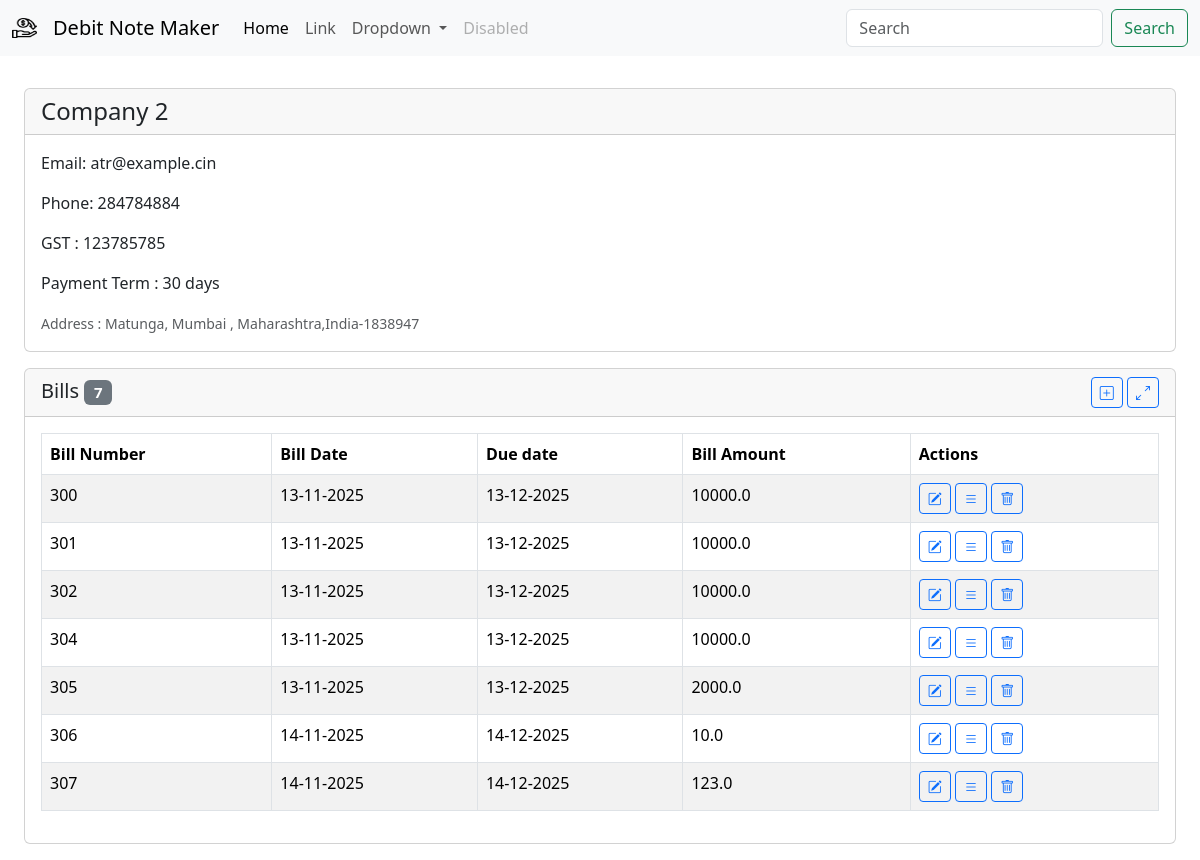
/party/2, run on an earlier commit of the app's database.
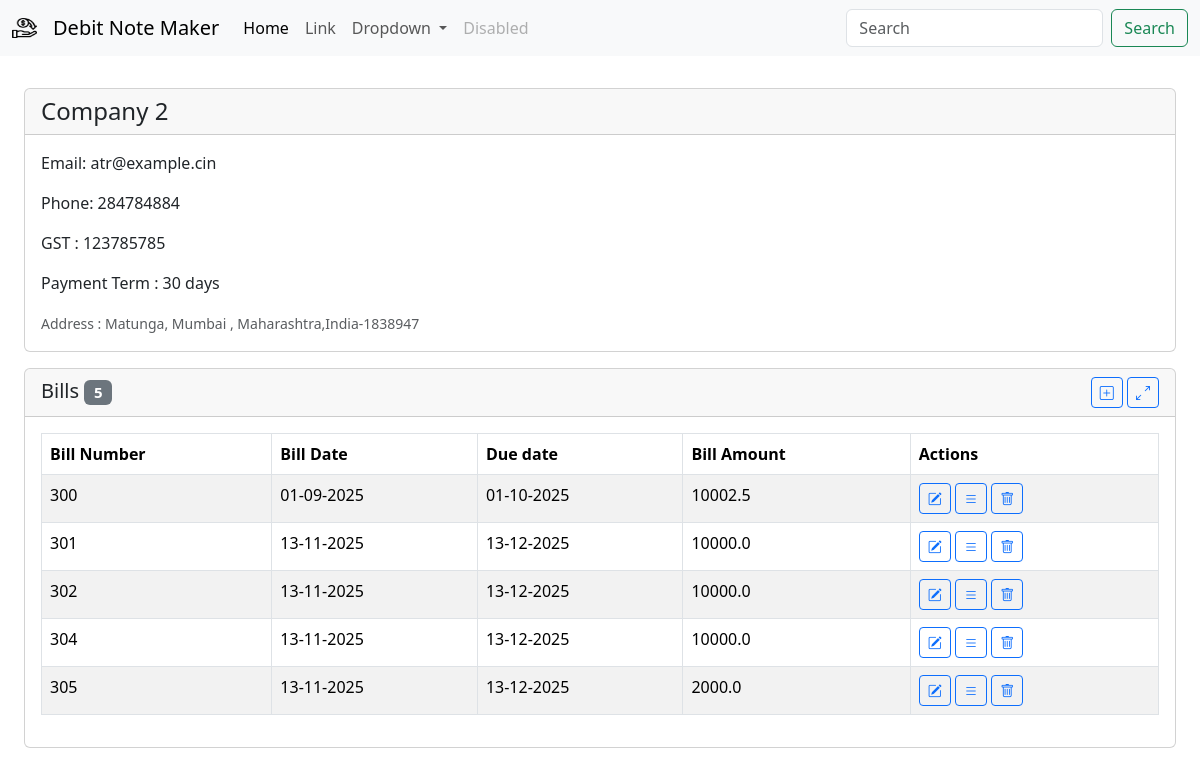
And on a later commit of the database.
### db/models/bill.py (models this page shows, shortened)
class Bill(Base):
    id = Column(Integer, primary_key=True, index=True)
    bill_number = Column(Integer,unique=True,nullable=False)
    amount = Column(Float, nullable=False)
    bill_date = Column(DateTime, nullable=False)
    company_id = Column(Integer, ForeignKey("companies.id"))
    company = relationship("Company", back_populates="bills")
    transactions = relationship("Transaction", back_populates="bill", cascade="all, delete-orphan")

### app/v1/company.py (the view)
@router.get("/party/{company_id}")
def company_detail(request: Request,company_id:int, db=Depends(get_db)):
    company =company_api.get_company(id=company_id, db=db)
    bills = [
        BillShow.model_validate(bill).model_dump()
        for bill in company.bills
    ]
    bills = sorted(bills, key=lambda bill: bill['bill_date'] or datetime.min)
    context = {"request": request,"company":company,"bills":bills}
    return templates.TemplateResponse("company/company_detail.html",context)

### template/company/company_detail.html (shortened to what this page needs)
{% extends "base.html" %}
{% block title %}
<link rel="stylesheet"
    href="https://cdnjs.cloudflare.com/ajax/libs/bootstrap-datepicker/1.10.0/css/bootstrap-datepicker.min.css">
{% endblock %}
{% block content %}
<div class="row m-3 g-3 align-items-stretch">
    <div class="col-12 col-lg-12 d-flex">
        {% include 'components/company_summary_card.html' %}
    </div>
    <div class="col-12 col-lg-12">
        <div class="card">
            <div class="card-header d-flex justify-content-between align-items-center">
                <h5 class="mb-0">Bills
                    <span class="badge text-bg-secondary ml-2">{{ bills|length }}</span>
                </h5>
                <div>
                    <button type="button" class="btn btn-sm btn-outline-primary edit-transaction-btn" data-bs-toggle="modal"
                        data-bs-target="#editBillModal"
                        data-company-id="{{ company.id }}"
                        >
                        <i class="bi bi-plus-square"></i>
                    </button>
                    <a class="btn btn-outline-primary btn-sm" href="/party/{{ company.id}}/transactions" role="button"
                        aria-disabled="true">
                        <i class="bi bi-arrows-angle-expand"></i>
                    </a>
                </div>
            </div>
            <div class="card-body">
                {% include 'components/bill_list_table.html' %}
             </div>
        </div>
        </div>
</div>
{% endblock %}

### template/components/bill_list_table.html (shortened to what this page needs)
<div class="table-responsive">
  {% if bills %}
  <table class="table table-striped table-bordered">
    <thead>
      <tr>
        <th>Bill Number</th>
        <th>Bill Date</th>
        <th>Due date</th>
        <th>Bill Amount</th>
        <th>Actions</th>
      </tr>
    </thead>
    <tbody>
      {% for bill in bills %}
      <tr>
        <td>{{ bill.bill_number }}</td>
        <td>{{ bill.bill_date | format_datetime('%d-%m-%Y') }}</td>
        <td>{{ bill.due_date | format_datetime('%d-%m-%Y') }}</td>
        <td>{{ bill.amount }}</td>
        <td>
            <button
            type="button"
            class="btn btn-sm btn-outline-primary edit-transaction-btn"
            data-bs-toggle="modal"
            data-bs-target="#editBillModal"
            data-company-id="{{ company.id }}"
            data-id="{{ bill.id }}"
            data-bill-number="{{ bill.bill_number }}"
            data-amount="{{ bill.amount }}"
            data-bill-date="{{ bill.bill_date | format_datetime('%Y-%m-%d') }}"
          >
            <i class="bi bi-pencil-square"></i>
          </button>
          <a
            href="bill/{{bill.bill_number}}"
            class="btn btn-outline-primary btn-sm"
            role="button"
          >
            <i class="bi bi-list"></i>
          </a>
          <button
            onclick="deleteBill('{{ bill.id }}', '{{ bill.bill_number }}')"
            class="btn btn-outline-primary btn-sm"
            role="button"
          >
            <i class="bi bi-trash"></i>
          </button>
        </td>
      </tr>
      {% endfor %}
    </tbody>
  </table>
  {% else %}
  <p>No bills available.</p>
  {% endif %} {% include 'bill/edit_bill_modal.html' %}
</div>

What changed in the data, as far as the page shows it:
removed Bill: bill_number "306", bill_date "14-11-2025", due_date "14-12-2025", amount "10.0"
removed Bill: bill_number "307", bill_date "14-11-2025", due_date "14-12-2025", amount "123.0"
changed Bill (number 1 of 5 on the later page): bill_date "13-11-2025" → "01-09-2025"; due_date "13-12-2025" → "01-10-2025"; amount "10000.0" → "10002.5"
Also different on the page:
{{ bills|length }}: "7" → "5"
